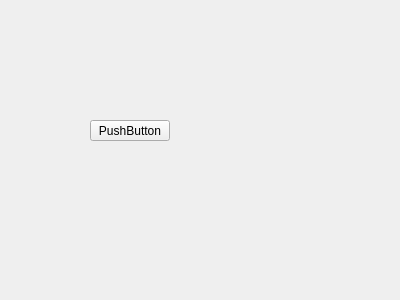
<?xml version="1.0" encoding="UTF-8"?>
<ui version="4.0">
 <class>Form</class>
 <widget class="QWidget" name="Form">
  <property name="geometry">
   <rect>
    <x>0</x>
    <y>0</y>
    <width>400</width>
    <height>300</height>
   </rect>
  </property>
  <property name="windowTitle">
   <string>Form</string>
  </property>
  <widget class="QPushButton" name="pushButton">
   <property name="geometry">
    <rect>
     <x>90</x>
     <y>120</y>
     <width>80</width>
     <height>21</height>
    </rect>
   </property>
   <property name="text">
    <string>PushButton</string>
   </property>
  </widget>
 </widget>
 <resources/>
 <connections/>
</ui>
